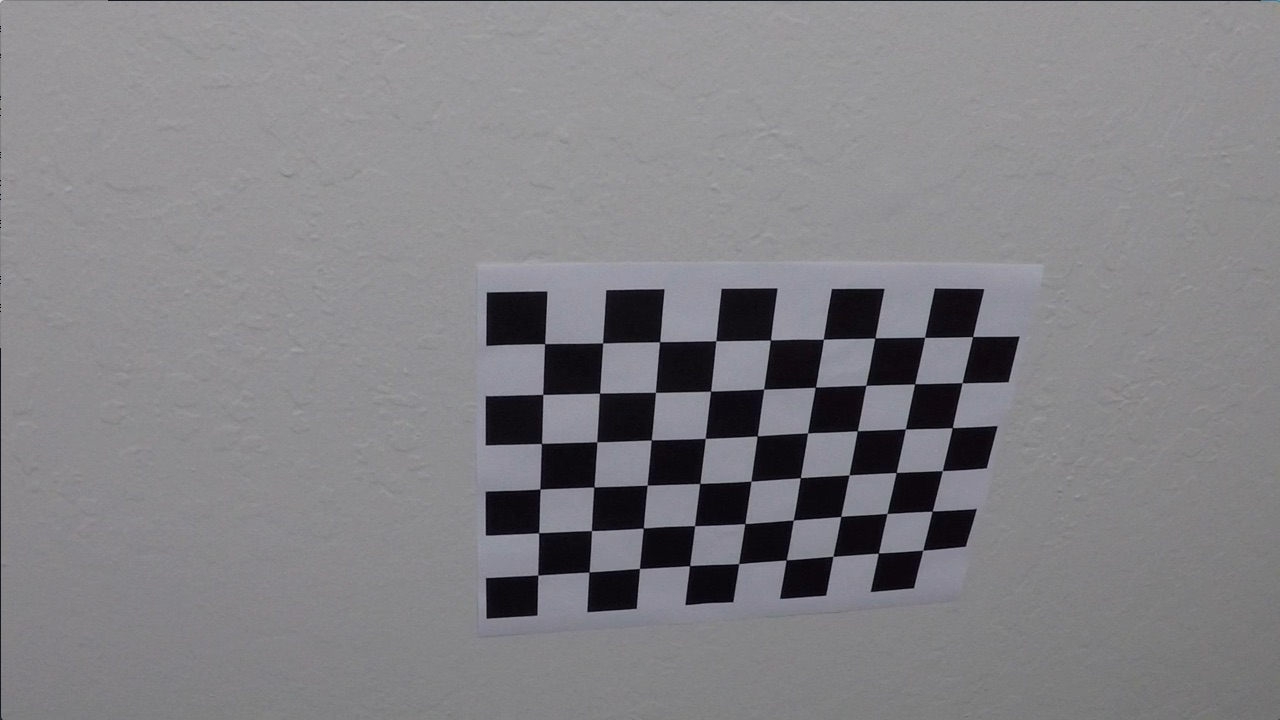
#> input picture camera_cal/calibration10.jpg, 1280 x 720 px; its folder holds only this picture in this run
$ jupyter execute --allow-errors p4.ipynb   (shell and % lines are left out)   (older library calls are emulated)
#> lines starting #> are read from the running program, lines starting #| are printed output that depends on the picture
## Advanced Lane Finding Project

The goals / steps of this project are the following:

* Compute the camera calibration matrix and distortion coefficients given a set of chessboard images.
* Apply a distortion correction to raw images.
* Use color transforms, gradients, etc., to create a thresholded binary image.
* Apply a perspective transform to rectify binary image ("birds-eye view").
* Detect lane pixels and fit to find the lane boundary.
* Determine the curvature of the lane and vehicle position with respect to center.
* Warp the detected lane boundaries back onto the original image.
* Output visual display of the lane boundaries and numerical estimation of lane curvature and vehicle position.

---
## First, I'll compute the camera calibration using chessboard images

[cell 1]
import matplotlib
matplotlib.use('qt5agg')
import matplotlib.pyplot as plt
import matplotlib.image as mpimg
import numpy as np
import cv2
import glob

[cell 2]
# prepare object points, like (0,0,0), (1,0,0), (2,0,0) ....,(6,5,0)
objp = np.zeros((6*9,3), np.float32)
objp[:,:2] = np.mgrid[0:9,0:6].T.reshape(-1,2)

# Arrays to store object points and image points from all the images.
objpoints = [] # 3d points in real world space
imgpoints = [] # 2d points in image plane.

# Make a list of calibration images
images = glob.glob('./camera_cal/calibration*.jpg')

# Step through the list and search for chessboard corners
for fname in images:
    img = cv2.imread(fname)
#> img is the input picture: shape (720, 1280, 3); mean B, G, R 133.1, 129.4, 130.2
    gray = cv2.cvtColor(img,cv2.COLOR_BGR2GRAY)

    # Find the chessboard corners
    ret, corners = cv2.findChessboardCorners(gray, (9,6),None)
#> ret = True; corners = 54 rows, first 8: [545.3, 343.1], [602.7, 342.8], [660.1, 341.3], [715.8, 340.7], [770.6, 340], [823.5, 339.2], [874.3, 338.5], [925.1, 337.4]

    # If found, add object points, image points
    if ret == True:
        objpoints.append(objp)
        imgpoints.append(corners)

ret, mtx, dist, rvecs, tvecs = cv2.calibrateCamera(objpoints,
                                                   imgpoints,
                                                   img.shape[0:2],
                                                   None, None)
#> ret = 0.714; mtx = [[737.2, 0, 466.5], [0, 560.8, 623.9], [0, 0, 1]]; dist = [[-0.0616, -0.0725, -0.053, 0.0274, 0.0478]]; rvecs = ([0.27, -0.164, -0.0427],); tvecs = ([1.24, -6.02, 12.79],)
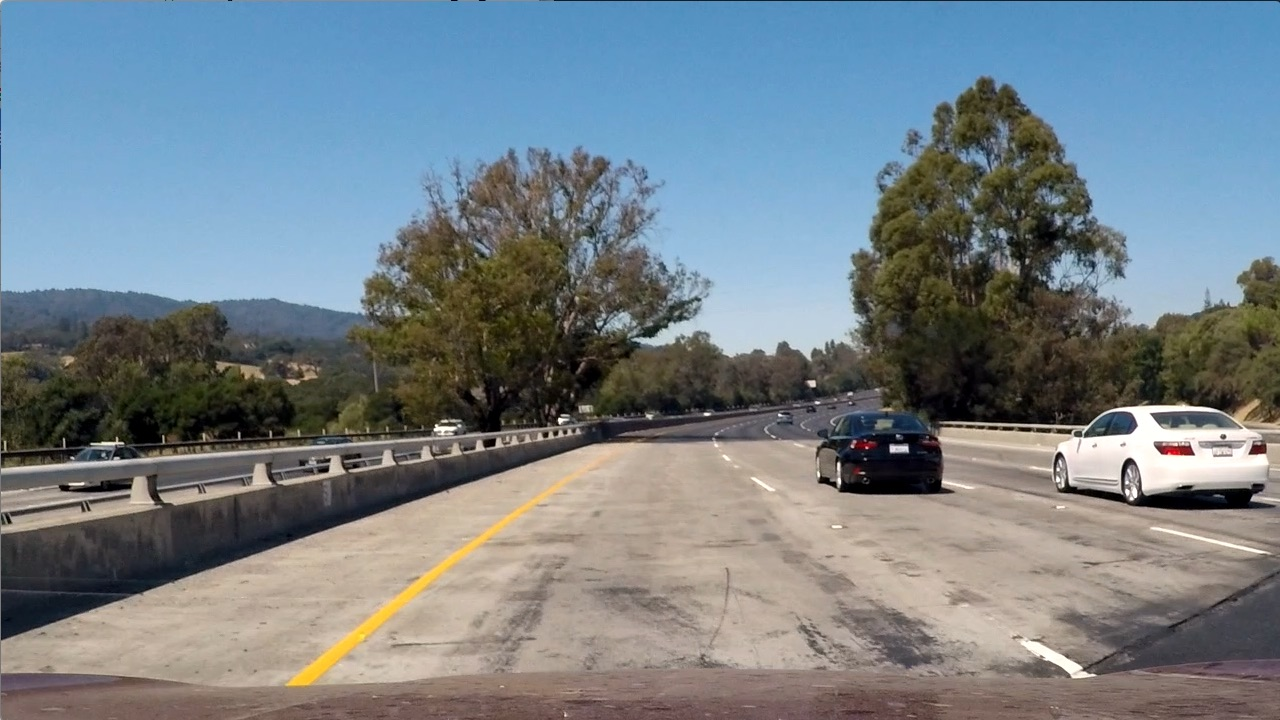
#> input picture test_images/test1.jpg, 1280 x 720 px
#> further down, image is the input picture: shape (720, 1280, 3); mean R, G, B 117.5, 128.7, 135.5

[cell 3]
import pickle

# Test undistortion on an image
img = cv2.imread('./camera_cal/calibration1.jpg')
#> (the rest of this cell did not finish here and is left out)

## And so on and so forth...

[cell 4]
# Edit this function to create your own pipeline.
def sobel_and_gradient(img, s_thresh=(170, 255), sx_thresh=(20, 100)):
#> called with s_thresh = (170, 255), sx_thresh = (20, 100)
    img = np.copy(img)
    # Convert to HSV color space and separate the V channel
    hsv = cv2.cvtColor(img, cv2.COLOR_RGB2HLS).astype(np.float)
    l_channel = hsv[:,:,1]
    s_channel = hsv[:,:,2]
    # Sobel x
    sobelx = cv2.Sobel(l_channel, cv2.CV_64F, 1, 0) # Take the derivative in x
    abs_sobelx = np.absolute(sobelx) # Absolute x derivative to accentuate lines away from horizontal
    scaled_sobel = np.uint8(255*abs_sobelx/np.max(abs_sobelx))

    # Threshold x gradient
    sxbinary = np.zeros_like(scaled_sobel)
    sxbinary[(scaled_sobel >= sx_thresh[0]) & (scaled_sobel <= sx_thresh[1])] = 1

    # Threshold color channel
    s_binary = np.zeros_like(s_channel)
    s_binary[(s_channel >= s_thresh[0]) & (s_channel <= s_thresh[1])] = 1
    # Stack each channel
    # Note color_binary[:, :, 0] is all 0s, effectively an all black image. It might
    # be beneficial to replace this channel with something else.
    color_binary = np.dstack(( np.zeros_like(sxbinary), sxbinary, s_binary))
    combined_binary = np.zeros_like(sxbinary)
    combined_binary[(s_binary == 1) | (sxbinary == 1)] = 1
    return color_binary,combined_binary

[cell 5]
def corners_unwarp(img, nx, ny, mtx, dist):
    # Use the OpenCV undistort() function to remove distortion
    undist = cv2.undistort(img, mtx, dist, None, mtx)
    # Convert undistorted image to grayscale
    gray = cv2.cvtColor(undist, cv2.COLOR_BGR2GRAY)
    # Search for corners in the grayscaled image
    ret, corners = cv2.findChessboardCorners(gray, (nx, ny), None)

    if ret == True:
        # If we found corners, draw them! (just for fun)
        cv2.drawChessboardCorners(undist, (nx, ny), corners, ret)
        # Choose offset from image corners to plot detected corners
        # This should be chosen to present the result at the proper aspect ratio
        # My choice of 100 pixels is not exact, but close enough for our purpose here
        offset = 100 # offset for dst points
        # Grab the image shape
        img_size = (gray.shape[1], gray.shape[0])

        # For source points I'm grabbing the outer four detected corners
        src = np.float32([corners[0], corners[nx-1], corners[-1], corners[-nx]])
        # For destination points, I'm arbitrarily choosing some points to be
        # a nice fit for displaying our warped result
        # again, not exact, but close enough for our purposes
        dst = np.float32([[offset, offset], [img_size[0]-offset, offset],
                                     [img_size[0]-offset, img_size[1]-offset],
                                     [offset, img_size[1]-offset]])
        # Given src and dst points, calculate the perspective transform matrix
        M = cv2.getPerspectiveTransform(src, dst)
        # Warp the image using OpenCV warpPerspective()
        warped = cv2.warpPerspective(undist, M, img_size)

    # Return the resulting image and matrix
    return warped, M

[cell 6]
image = cv2.imread('camera_cal/calibration3.jpg')
#> (the rest of this cell did not finish here and is left out)

[cell 7]
image = mpimg.imread('test_images/test1.jpg')
color_binary,combined_binary = sobel_and_gradient(image)
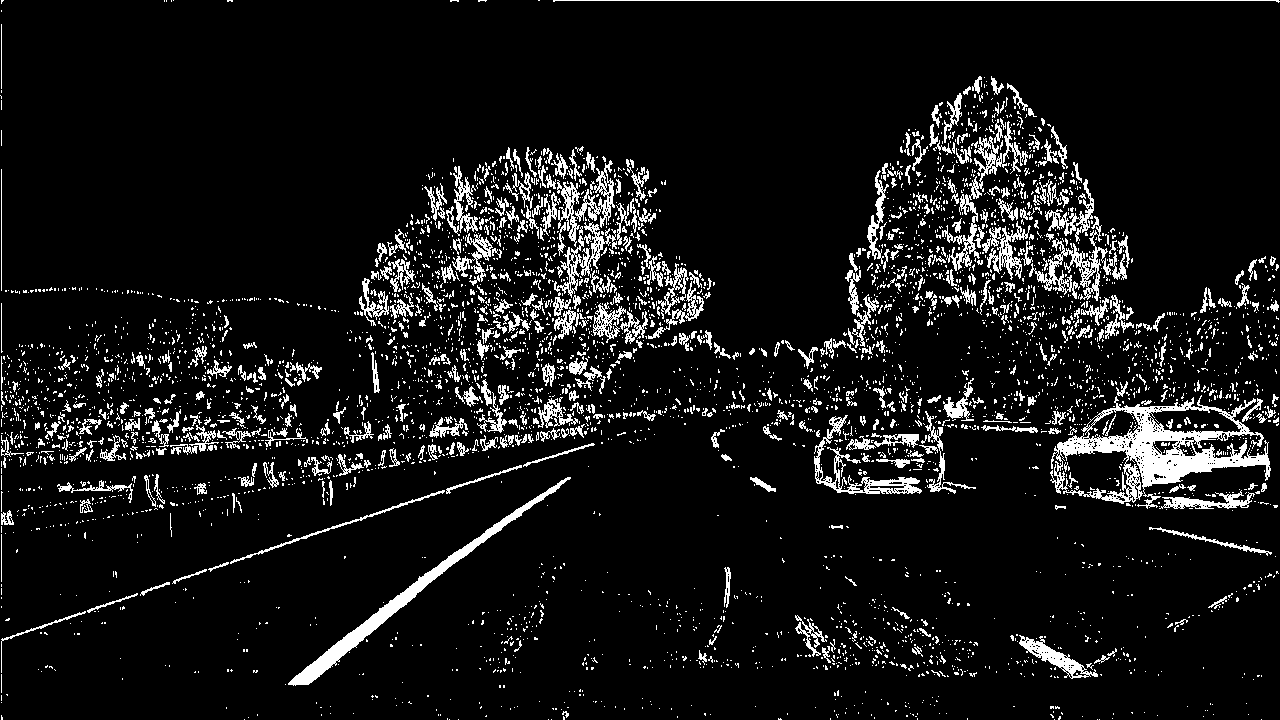
#> combined_binary: shape (720, 1280); values 0 (black) and 1 (white), 8.6% white in thin lines or dots
# Plot the result
f, (ax1, ax2,ax3) = plt.subplots(1, 3, figsize=(24, 9))
ax1.imshow(image)
ax1.set_title('Original')
ax2.imshow(color_binary)
ax2.set_title('Stacked Thresholds')
ax3.imshow(combined_binary, cmap='gray')
ax3.set_title('Combined S channel and gradient thresholds')
f.tight_layout()

[cell 8]
def process_image(img):
    undist = cv2.undistort(img, mtx, dist, None, mtx)
    img_size = (img.shape[1], img.shape[0])
    warped = cv2.warpPerspective(undist, perspective_M, img_size)
    return warped

[cell 9]
image = mpimg.imread('test_images/test3.jpg')
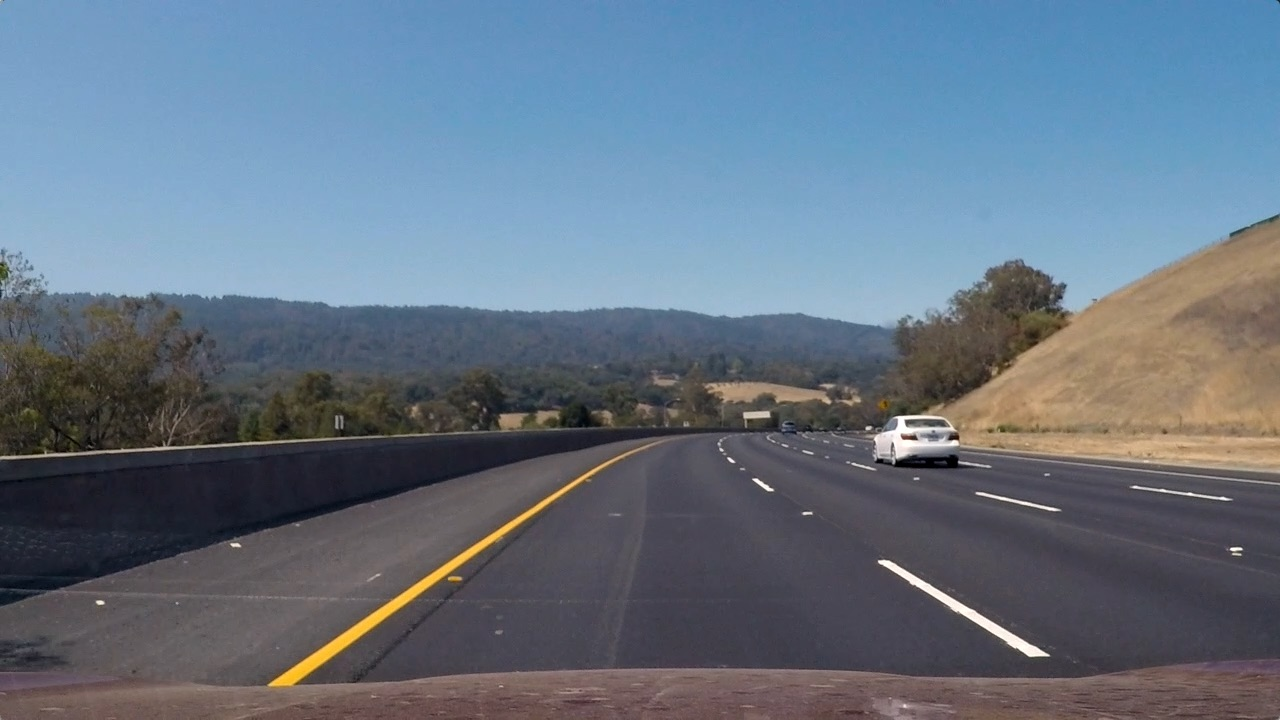
#> input picture test_images/test3.jpg, 1280 x 720 px
#> image is the input picture: shape (720, 1280, 3); mean R, G, B 101.1, 115.3, 130.7
#> (the rest of this cell did not finish here and is left out)

#> in process_image, `undist = cv2.undistort(img, mtx, dist, None, mtx)`:
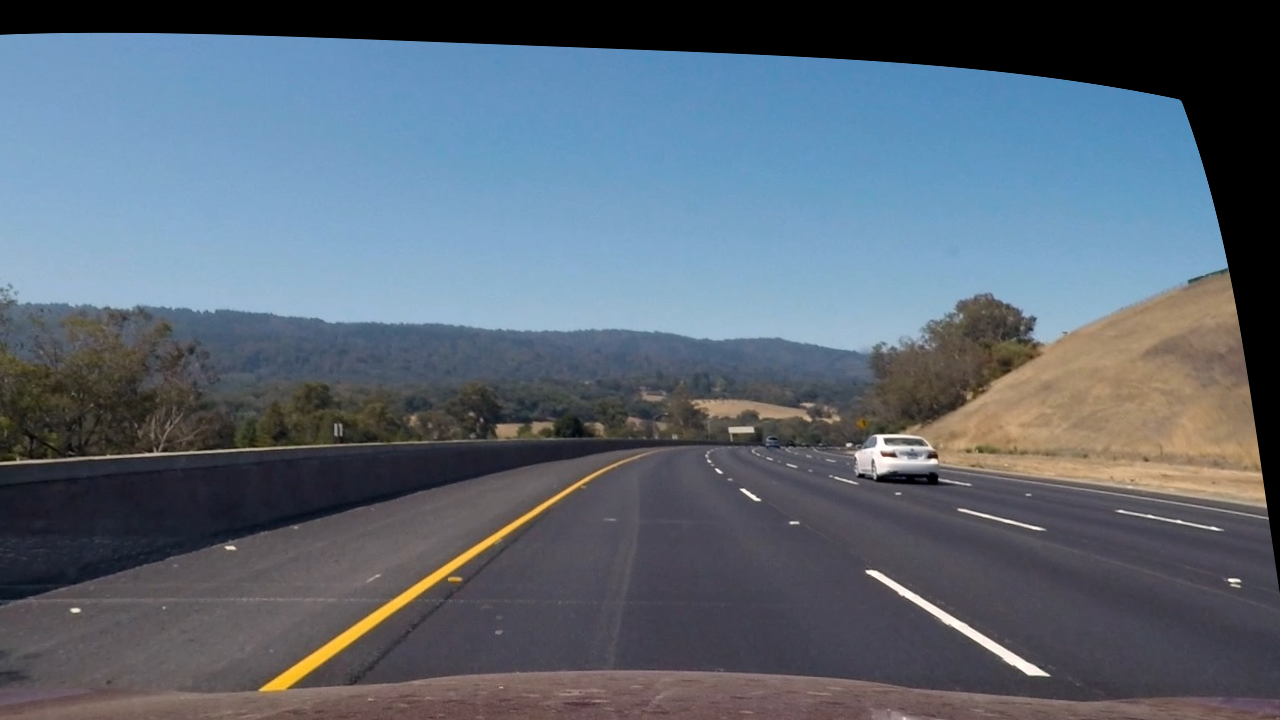
#> undist: shape (720, 1280, 3); mean R, G, B 90.7, 102.6, 115.7
f, (ax1, ax2) = plt.subplots(1, 2, figsize=(24, 9))
ax1.imshow(image)
ax1.set_title('Original')
ax2.imshow(result)
ax2.set_title('Warped Image')
f.tight_layout()
